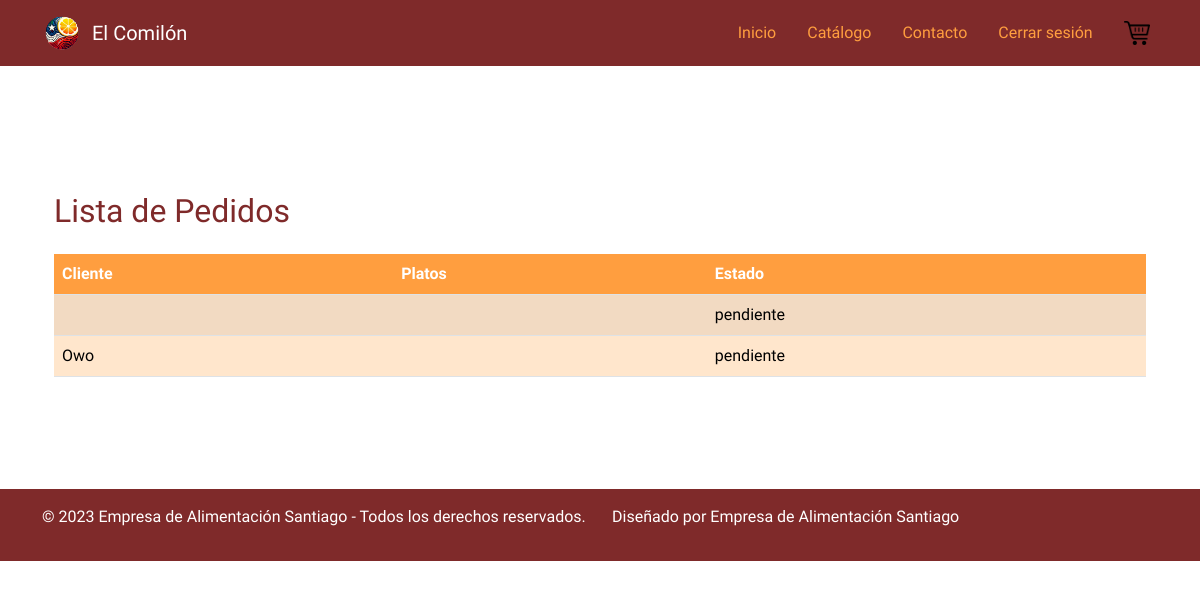
/pedidos/ (signed in), run on the app's committed database.
### gestion_pedidos/models.py (models this page shows, shortened)
class Pedido(models.Model):
    usuario = models.ForeignKey(settings.AUTH_USER_MODEL, on_delete=models.CASCADE, related_name='pedidos')
    ESTADO_PEDIDO = [
        ('pendiente', 'Pendiente'),
        ('en_proceso', 'En Proceso'),
        ('en_camino', 'En Camino'),
        ('entregado', 'Entregado'),
        ('cancelado', 'Cancelado'),
    ]
    cliente = models.ForeignKey(Cliente, on_delete=models.CASCADE, related_name='pedidos', null=True, blank=True)
    platos = models.ManyToManyField(Plato, through='DetallePedido')
    fecha_hora_pedido = models.DateTimeField(default=timezone.now)
    fecha_hora_entrega = models.DateTimeField()
    estado = models.CharField(max_length=100, choices=ESTADO_PEDIDO, default='pendiente')
    repartidor = models.ForeignKey(Repartidor, on_delete=models.SET_NULL, null=True, blank=True)

class Cliente(models.Model):
    usuario = models.OneToOneField(settings.AUTH_USER_MODEL, on_delete=models.CASCADE)
    nombre = models.CharField(max_length=200)
    email = models.EmailField(unique=True)
    saldo = models.DecimalField(max_digits=10, decimal_places=2, default=0.0, validators=[MinValueValidator(0)])

### gestion_pedidos/views.py (the view)
# urls.py: path('pedidos/', views.lista_pedidos, name='lista_pedidos'),
@login_required
def lista_pedidos(request):
    pedidos = Pedido.objects.all()
    return render(request, 'gestion_pedidos/lista_pedidos.html', {'pedidos': pedidos})

### accounts/models.py (called while the page is built)
    @property
    def es_usuario_empresa(self):
        return self.email.endswith('@elcomilon.com')

### gestion_pedidos/templates/gestion_pedidos/lista_pedidos.html (shortened to what this page needs)
{% extends 'gestion_pedidos/../base.html' %}
{% block content %}
<div class="container mt-5">
    <h2 class="my-4">Lista de Pedidos</h2>
    <table class="table table-striped">
        <thead>
            <tr>
                <th>Cliente</th>
                <th>Platos</th>
                <th>Estado</th>
            </tr>
        </thead>
        <tbody>
        {% for pedido in pedidos %}
            <tr>
                <td>{{ pedido.cliente.nombre }}</td>
                <td>
                </td>
                <td>{{ pedido.estado }}</td>
            </tr>
        {% endfor %}
        </tbody>
    </table>
</div>
{% endblock %}

### static/css/styles.css (style rules this page uses)
body { background-color: #ffffff; color: #7f2a2a; font-family: 'GulimChe', sans-serif; }
h1, h2, h3, h4, h5, h6 { font-family: 'Happy Monkey', sans-serif; color: #7f2a2a; }
.table th { background-color: #ff9e3f; color: #fff; }
.table td { background-color: #ffe6cc; }

### data on the page
Pedido: estado "pendiente"
Pedido: cliente.nombre "Owo", estado "pendiente"
